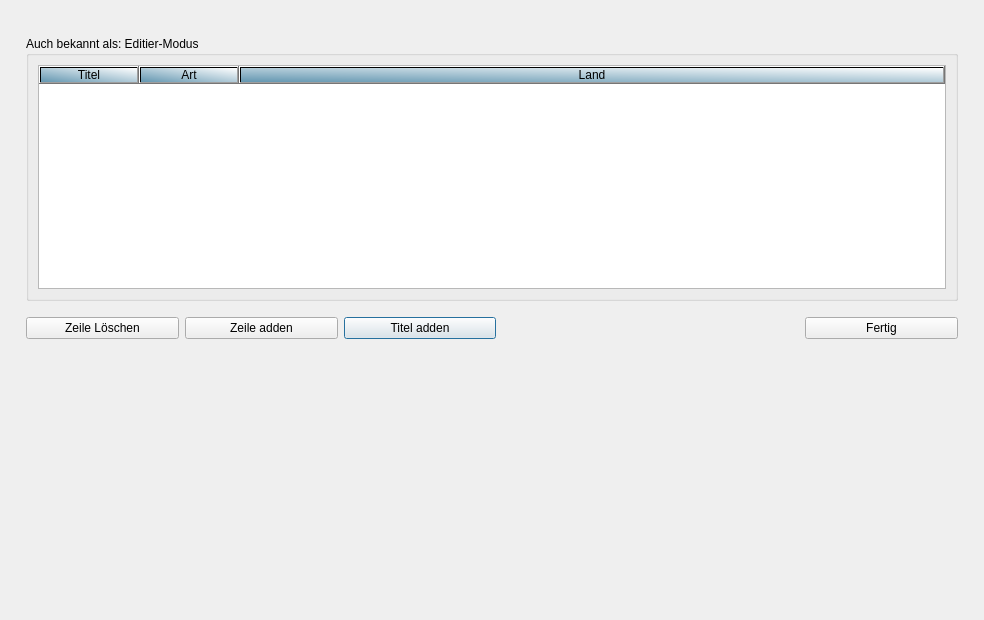
<?xml version="1.0" encoding="UTF-8"?>
<ui version="4.0">
 <class>AKA_Edit</class>
 <widget class="QDialog" name="AKA_Edit">
  <property name="windowModality">
   <enum>Qt::ApplicationModal</enum>
  </property>
  <property name="geometry">
   <rect>
    <x>0</x>
    <y>0</y>
    <width>984</width>
    <height>620</height>
   </rect>
  </property>
  <property name="minimumSize">
   <size>
    <width>984</width>
    <height>0</height>
   </size>
  </property>
  <property name="maximumSize">
   <size>
    <width>984</width>
    <height>16777215</height>
   </size>
  </property>
  <property name="windowTitle">
   <string>Editier-Modus</string>
  </property>
  <property name="modal">
   <bool>true</bool>
  </property>
  <layout class="QGridLayout" name="gridLayout">
   <item row="3" column="3">
    <widget class="QPushButton" name="TaddBtn_AKAEdit">
     <property name="text">
      <string>Titel adden</string>
     </property>
    </widget>
   </item>
   <item row="1" column="6">
    <spacer name="horizontalSpacer_4">
     <property name="orientation">
      <enum>Qt::Horizontal</enum>
     </property>
     <property name="sizeType">
      <enum>QSizePolicy::Fixed</enum>
     </property>
     <property name="sizeHint" stdset="0">
      <size>
       <width>15</width>
       <height>20</height>
      </size>
     </property>
    </spacer>
   </item>
   <item row="3" column="5">
    <widget class="QPushButton" name="FertigBtn_AKAEdit">
     <property name="text">
      <string>Fertig</string>
     </property>
    </widget>
   </item>
   <item row="4" column="4">
    <spacer name="verticalSpacer_2">
     <property name="orientation">
      <enum>Qt::Vertical</enum>
     </property>
     <property name="sizeType">
      <enum>QSizePolicy::Fixed</enum>
     </property>
     <property name="sizeHint" stdset="0">
      <size>
       <width>20</width>
       <height>20</height>
      </size>
     </property>
    </spacer>
   </item>
   <item row="3" column="1">
    <widget class="QPushButton" name="ZdelBtn_AKAEdit">
     <property name="text">
      <string>Zeile Löschen</string>
     </property>
    </widget>
   </item>
   <item row="3" column="4">
    <spacer name="horizontalSpacer">
     <property name="orientation">
      <enum>Qt::Horizontal</enum>
     </property>
     <property name="sizeType">
      <enum>QSizePolicy::Fixed</enum>
     </property>
     <property name="sizeHint" stdset="0">
      <size>
       <width>297</width>
       <height>21</height>
      </size>
     </property>
    </spacer>
   </item>
   <item row="3" column="2">
    <widget class="QPushButton" name="ZaddBtn_AKAEdit">
     <property name="text">
      <string>Zeile adden</string>
     </property>
    </widget>
   </item>
   <item row="0" column="4">
    <spacer name="verticalSpacer">
     <property name="orientation">
      <enum>Qt::Vertical</enum>
     </property>
     <property name="sizeType">
      <enum>QSizePolicy::Fixed</enum>
     </property>
     <property name="sizeHint" stdset="0">
      <size>
       <width>20</width>
       <height>25</height>
      </size>
     </property>
    </spacer>
   </item>
   <item row="1" column="0">
    <spacer name="horizontalSpacer_5">
     <property name="orientation">
      <enum>Qt::Horizontal</enum>
     </property>
     <property name="sizeType">
      <enum>QSizePolicy::Fixed</enum>
     </property>
     <property name="sizeHint" stdset="0">
      <size>
       <width>15</width>
       <height>20</height>
      </size>
     </property>
    </spacer>
   </item>
   <item row="1" column="1" colspan="5">
    <widget class="QGroupBox" name="gBox_AKAEdit">
     <property name="sizePolicy">
      <sizepolicy hsizetype="Expanding" vsizetype="Preferred">
       <horstretch>0</horstretch>
       <verstretch>0</verstretch>
      </sizepolicy>
     </property>
     <property name="title">
      <string>Auch bekannt als: Editier-Modus</string>
     </property>
     <layout class="QHBoxLayout" name="horizontalLayout">
      <item>
       <widget class="QTableWidget" name="tbl_AKAEdit">
        <property name="sizePolicy">
         <sizepolicy hsizetype="Preferred" vsizetype="Preferred">
          <horstretch>0</horstretch>
          <verstretch>0</verstretch>
         </sizepolicy>
        </property>
        <property name="styleSheet">
         <string notr="true">QHeaderView::section {background-color: qlineargradient(x1: 0, y1: 1, x2:1 , y2: 0,stop: 0  #6497b1, stop: 1 white);}</string>
        </property>
        <attribute name="horizontalHeaderCascadingSectionResizes">
         <bool>true</bool>
        </attribute>
        <attribute name="horizontalHeaderStretchLastSection">
         <bool>true</bool>
        </attribute>
        <column>
         <property name="text">
          <string>Titel</string>
         </property>
        </column>
        <column>
         <property name="text">
          <string>Art</string>
         </property>
        </column>
        <column>
         <property name="text">
          <string>Land</string>
         </property>
        </column>
       </widget>
      </item>
      <item>
       <spacer name="horizontalSpacer_3">
        <property name="orientation">
         <enum>Qt::Horizontal</enum>
        </property>
        <property name="sizeType">
         <enum>QSizePolicy::Fixed</enum>
        </property>
        <property name="sizeHint" stdset="0">
         <size>
          <width>0</width>
          <height>5</height>
         </size>
        </property>
       </spacer>
      </item>
     </layout>
    </widget>
   </item>
   <item row="2" column="4">
    <spacer name="verticalSpacer_3">
     <property name="orientation">
      <enum>Qt::Vertical</enum>
     </property>
     <property name="sizeType">
      <enum>QSizePolicy::Fixed</enum>
     </property>
     <property name="sizeHint" stdset="0">
      <size>
       <width>0</width>
       <height>10</height>
      </size>
     </property>
    </spacer>
   </item>
   <item row="4" column="1" colspan="3">
    <widget class="QLabel" name="lblStatus">
     <property name="text">
      <string/>
     </property>
    </widget>
   </item>
  </layout>
 </widget>
 <resources/>
 <connections/>
</ui>
